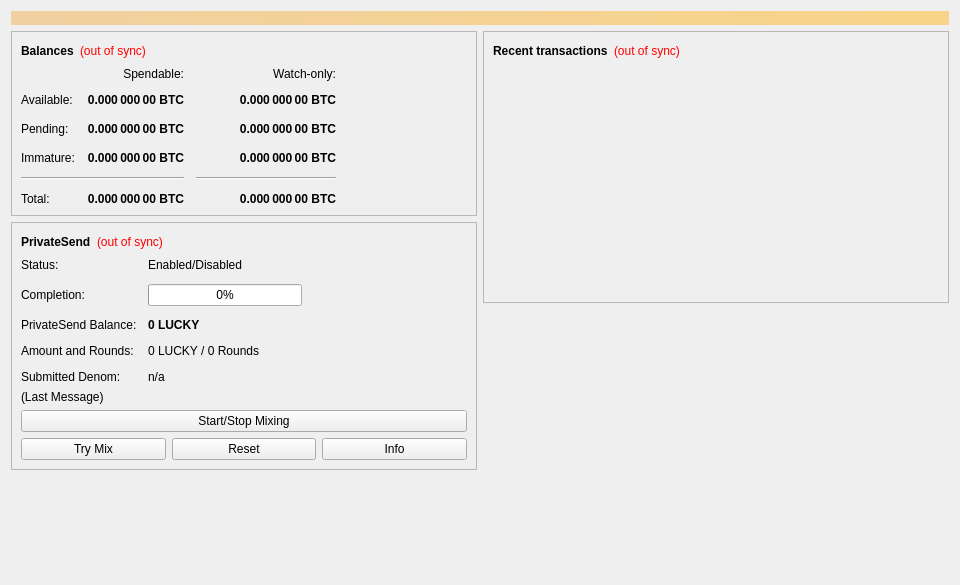
<?xml version="1.0" encoding="UTF-8"?>
<ui version="4.0">
 <class>OverviewPage</class>
 <widget class="QWidget" name="OverviewPage">
  <property name="geometry">
   <rect>
    <x>0</x>
    <y>0</y>
    <width>960</width>
    <height>585</height>
   </rect>
  </property>
  <property name="minimumSize">
   <size>
    <width>960</width>
    <height>0</height>
   </size>
  </property>
  <property name="windowTitle">
   <string>Form</string>
  </property>
  <layout class="QVBoxLayout" name="topLayout">
   <item>
    <widget class="QLabel" name="labelAlerts">
     <property name="visible">
      <bool>false</bool>
     </property>
     <property name="styleSheet">
      <string notr="true">background-color: qlineargradient(x1: 0, y1: 0, x2: 1, y2: 0, stop:0 #F0D0A0, stop:1 #F8D488); color:#000000;</string>
     </property>
     <property name="wordWrap">
      <bool>true</bool>
     </property>
     <property name="margin">
      <number>3</number>
     </property>
    </widget>
   </item>
   <item>
    <layout class="QHBoxLayout" name="horizontalLayout" stretch="1,1">
     <item>
      <layout class="QVBoxLayout" name="verticalLayout_2">
       <item>
        <widget class="QFrame" name="frame">
         <property name="frameShape">
          <enum>QFrame::StyledPanel</enum>
         </property>
         <property name="frameShadow">
          <enum>QFrame::Raised</enum>
         </property>
         <layout class="QVBoxLayout" name="verticalLayout_4">
          <item>
           <layout class="QHBoxLayout" name="horizontalLayout_4">
            <item>
             <widget class="QLabel" name="label_5">
              <property name="font">
               <font>
                <weight>75</weight>
                <bold>true</bold>
               </font>
              </property>
              <property name="text">
               <string>Balances</string>
              </property>
             </widget>
            </item>
            <item>
             <widget class="QLabel" name="labelWalletStatus">
              <property name="toolTip">
               <string>The displayed information may be out of date. Your wallet automatically synchronizes with the LuckyBit network after a connection is established, but this process has not completed yet.</string>
              </property>
              <property name="styleSheet">
               <string notr="true">QLabel { color: red; }</string>
              </property>
              <property name="text">
               <string notr="true">(out of sync)</string>
              </property>
              <property name="alignment">
               <set>Qt::AlignLeading|Qt::AlignLeft|Qt::AlignVCenter</set>
              </property>
             </widget>
            </item>
            <item>
             <spacer name="horizontalSpacer_3">
              <property name="orientation">
               <enum>Qt::Horizontal</enum>
              </property>
              <property name="sizeHint" stdset="0">
               <size>
                <width>40</width>
                <height>20</height>
               </size>
              </property>
             </spacer>
            </item>
           </layout>
          </item>
          <item>
           <layout class="QGridLayout" name="gridLayout">
            <property name="spacing">
             <number>12</number>
            </property>
            <item row="2" column="2">
             <widget class="QLabel" name="labelWatchPending">
              <property name="font">
               <font>
                <weight>75</weight>
                <bold>true</bold>
               </font>
              </property>
              <property name="cursor">
               <cursorShape>IBeamCursor</cursorShape>
              </property>
              <property name="toolTip">
               <string>Unconfirmed transactions to watch-only addresses</string>
              </property>
              <property name="text">
               <string notr="true">0.000 000 00 BTC</string>
              </property>
              <property name="alignment">
               <set>Qt::AlignRight|Qt::AlignTrailing|Qt::AlignVCenter</set>
              </property>
              <property name="textInteractionFlags">
               <set>Qt::LinksAccessibleByMouse|Qt::TextSelectableByKeyboard|Qt::TextSelectableByMouse</set>
              </property>
             </widget>
            </item>
            <item row="2" column="1">
             <widget class="QLabel" name="labelUnconfirmed">
              <property name="font">
               <font>
                <weight>75</weight>
                <bold>true</bold>
               </font>
              </property>
              <property name="cursor">
               <cursorShape>IBeamCursor</cursorShape>
              </property>
              <property name="toolTip">
               <string>Total of transactions that have yet to be confirmed, and do not yet count toward the spendable balance</string>
              </property>
              <property name="text">
               <string notr="true">0.000 000 00 BTC</string>
              </property>
              <property name="alignment">
               <set>Qt::AlignRight|Qt::AlignTrailing|Qt::AlignVCenter</set>
              </property>
              <property name="textInteractionFlags">
               <set>Qt::LinksAccessibleByMouse|Qt::TextSelectableByKeyboard|Qt::TextSelectableByMouse</set>
              </property>
             </widget>
            </item>
            <item row="3" column="2">
             <widget class="QLabel" name="labelWatchImmature">
              <property name="font">
               <font>
                <weight>75</weight>
                <bold>true</bold>
               </font>
              </property>
              <property name="cursor">
               <cursorShape>IBeamCursor</cursorShape>
              </property>
              <property name="toolTip">
               <string>Mined balance in watch-only addresses that has not yet matured</string>
              </property>
              <property name="text">
               <string notr="true">0.000 000 00 BTC</string>
              </property>
              <property name="alignment">
               <set>Qt::AlignRight|Qt::AlignTrailing|Qt::AlignVCenter</set>
              </property>
              <property name="textInteractionFlags">
               <set>Qt::LinksAccessibleByMouse|Qt::TextSelectableByKeyboard|Qt::TextSelectableByMouse</set>
              </property>
             </widget>
            </item>
            <item row="4" column="0" colspan="2">
             <widget class="Line" name="lineSpendableBalance">
              <property name="orientation">
               <enum>Qt::Horizontal</enum>
              </property>
             </widget>
            </item>
            <item row="4" column="2">
             <widget class="Line" name="lineWatchBalance">
              <property name="sizePolicy">
               <sizepolicy hsizetype="Preferred" vsizetype="Fixed">
                <horstretch>0</horstretch>
                <verstretch>0</verstretch>
               </sizepolicy>
              </property>
              <property name="minimumSize">
               <size>
                <width>140</width>
                <height>0</height>
               </size>
              </property>
              <property name="orientation">
               <enum>Qt::Horizontal</enum>
              </property>
             </widget>
            </item>
            <item row="5" column="0">
             <widget class="QLabel" name="labelTotalText">
              <property name="text">
               <string>Total:</string>
              </property>
             </widget>
            </item>
            <item row="3" column="1">
             <widget class="QLabel" name="labelImmature">
              <property name="font">
               <font>
                <weight>75</weight>
                <bold>true</bold>
               </font>
              </property>
              <property name="cursor">
               <cursorShape>IBeamCursor</cursorShape>
              </property>
              <property name="toolTip">
               <string>Mined balance that has not yet matured</string>
              </property>
              <property name="text">
               <string notr="true">0.000 000 00 BTC</string>
              </property>
              <property name="alignment">
               <set>Qt::AlignRight|Qt::AlignTrailing|Qt::AlignVCenter</set>
              </property>
              <property name="textInteractionFlags">
               <set>Qt::LinksAccessibleByMouse|Qt::TextSelectableByKeyboard|Qt::TextSelectableByMouse</set>
              </property>
             </widget>
            </item>
            <item row="2" column="3">
             <spacer name="horizontalSpacer_2">
              <property name="orientation">
               <enum>Qt::Horizontal</enum>
              </property>
              <property name="sizeHint" stdset="0">
               <size>
                <width>40</width>
                <height>20</height>
               </size>
              </property>
             </spacer>
            </item>
            <item row="3" column="0">
             <widget class="QLabel" name="labelImmatureText">
              <property name="text">
               <string>Immature:</string>
              </property>
             </widget>
            </item>
            <item row="5" column="1">
             <widget class="QLabel" name="labelTotal">
              <property name="font">
               <font>
                <weight>75</weight>
                <bold>true</bold>
               </font>
              </property>
              <property name="cursor">
               <cursorShape>IBeamCursor</cursorShape>
              </property>
              <property name="toolTip">
               <string>Your current total balance</string>
              </property>
              <property name="text">
               <string notr="true">0.000 000 00 BTC</string>
              </property>
              <property name="alignment">
               <set>Qt::AlignRight|Qt::AlignTrailing|Qt::AlignVCenter</set>
              </property>
              <property name="textInteractionFlags">
               <set>Qt::LinksAccessibleByMouse|Qt::TextSelectableByKeyboard|Qt::TextSelectableByMouse</set>
              </property>
             </widget>
            </item>
            <item row="5" column="2">
             <widget class="QLabel" name="labelWatchTotal">
              <property name="font">
               <font>
                <weight>75</weight>
                <bold>true</bold>
               </font>
              </property>
              <property name="cursor">
               <cursorShape>IBeamCursor</cursorShape>
              </property>
              <property name="toolTip">
               <string>Current total balance in watch-only addresses</string>
              </property>
              <property name="text">
               <string notr="true">0.000 000 00 BTC</string>
              </property>
              <property name="alignment">
               <set>Qt::AlignRight|Qt::AlignTrailing|Qt::AlignVCenter</set>
              </property>
              <property name="textInteractionFlags">
               <set>Qt::LinksAccessibleByMouse|Qt::TextSelectableByKeyboard|Qt::TextSelectableByMouse</set>
              </property>
             </widget>
            </item>
            <item row="0" column="2">
             <widget class="QLabel" name="labelWatchonly">
              <property name="text">
               <string>Watch-only:</string>
              </property>
              <property name="alignment">
               <set>Qt::AlignRight|Qt::AlignTrailing|Qt::AlignVCenter</set>
              </property>
             </widget>
            </item>
            <item row="1" column="0">
             <widget class="QLabel" name="labelBalanceText">
              <property name="text">
               <string>Available:</string>
              </property>
             </widget>
            </item>
            <item row="1" column="1">
             <widget class="QLabel" name="labelBalance">
              <property name="font">
               <font>
                <weight>75</weight>
                <bold>true</bold>
               </font>
              </property>
              <property name="cursor">
               <cursorShape>IBeamCursor</cursorShape>
              </property>
              <property name="toolTip">
               <string>Your current spendable balance</string>
              </property>
              <property name="text">
               <string notr="true">0.000 000 00 BTC</string>
              </property>
              <property name="alignment">
               <set>Qt::AlignRight|Qt::AlignTrailing|Qt::AlignVCenter</set>
              </property>
              <property name="textInteractionFlags">
               <set>Qt::LinksAccessibleByMouse|Qt::TextSelectableByKeyboard|Qt::TextSelectableByMouse</set>
              </property>
             </widget>
            </item>
            <item row="1" column="2">
             <widget class="QLabel" name="labelWatchAvailable">
              <property name="font">
               <font>
                <weight>75</weight>
                <bold>true</bold>
               </font>
              </property>
              <property name="cursor">
               <cursorShape>IBeamCursor</cursorShape>
              </property>
              <property name="toolTip">
               <string>Your current balance in watch-only addresses</string>
              </property>
              <property name="text">
               <string notr="true">0.000 000 00 BTC</string>
              </property>
              <property name="alignment">
               <set>Qt::AlignRight|Qt::AlignTrailing|Qt::AlignVCenter</set>
              </property>
              <property name="textInteractionFlags">
               <set>Qt::LinksAccessibleByMouse|Qt::TextSelectableByKeyboard|Qt::TextSelectableByMouse</set>
              </property>
             </widget>
            </item>
            <item row="2" column="0">
             <widget class="QLabel" name="labelPendingText">
              <property name="text">
               <string>Pending:</string>
              </property>
             </widget>
            </item>
            <item row="0" column="1">
             <widget class="QLabel" name="labelSpendable">
              <property name="text">
               <string>Spendable:</string>
              </property>
              <property name="alignment">
               <set>Qt::AlignRight|Qt::AlignTrailing|Qt::AlignVCenter</set>
              </property>
             </widget>
            </item>
           </layout>
          </item>
         </layout>
        </widget>
       </item>
       <item>
        <widget class="QFrame" name="framePrivateSend">
         <property name="layoutDirection">
          <enum>Qt::LeftToRight</enum>
         </property>
         <property name="frameShape">
          <enum>QFrame::StyledPanel</enum>
         </property>
         <property name="frameShadow">
          <enum>QFrame::Raised</enum>
         </property>
         <layout class="QVBoxLayout" name="VerticalLayout_PS1">
          <item>
           <layout class="QHBoxLayout" name="horizontalLayout_5">
            <item>
             <widget class="QLabel" name="labelPrivateSendHeader">
              <property name="font">
               <font>
                <weight>75</weight>
                <bold>true</bold>
               </font>
              </property>
              <property name="text">
               <string>PrivateSend</string>
              </property>
             </widget>
            </item>
            <item>
             <widget class="QLabel" name="labelPrivateSendSyncStatus">
              <property name="toolTip">
               <string>The displayed information may be out of date. Your wallet automatically synchronizes with the LuckyBit network after a connection is established, but this process has not completed yet.</string>
              </property>
              <property name="styleSheet">
               <string notr="true">QLabel { color: red; }</string>
              </property>
              <property name="text">
               <string notr="true">(out of sync)</string>
              </property>
              <property name="alignment">
               <set>Qt::AlignLeading|Qt::AlignLeft|Qt::AlignVCenter</set>
              </property>
             </widget>
            </item>
            <item>
             <spacer name="horizontalSpacer_4">
              <property name="orientation">
               <enum>Qt::Horizontal</enum>
              </property>
              <property name="sizeHint" stdset="0">
               <size>
                <width>40</width>
                <height>20</height>
               </size>
              </property>
             </spacer>
            </item>
           </layout>
          </item>
          <item>
           <layout class="QFormLayout" name="privateSendFormLayout">
            <property name="fieldGrowthPolicy">
             <enum>QFormLayout::AllNonFixedFieldsGrow</enum>
            </property>
            <property name="horizontalSpacing">
             <number>11</number>
            </property>
            <property name="verticalSpacing">
             <number>12</number>
            </property>
            <item row="0" column="0">
             <widget class="QLabel" name="labelPrivateSendEnabledText">
              <property name="text">
               <string>Status:</string>
              </property>
             </widget>
            </item>
            <item row="0" column="1">
             <widget class="QLabel" name="labelPrivateSendEnabled">
              <property name="text">
               <string>Enabled/Disabled</string>
              </property>
             </widget>
            </item>
            <item row="1" column="0">
             <widget class="QLabel" name="labelCompletitionText">
              <property name="text">
               <string>Completion:</string>
              </property>
             </widget>
            </item>
            <item row="1" column="1">
             <widget class="QProgressBar" name="privateSendProgress">
              <property name="maximumSize">
               <size>
                <width>154</width>
                <height>16777215</height>
               </size>
              </property>
              <property name="value">
               <number>0</number>
              </property>
             </widget>
            </item>
            <item row="2" column="0">
             <widget class="QLabel" name="labelAnonymizedText">
              <property name="text">
               <string>PrivateSend Balance:</string>
              </property>
             </widget>
            </item>
            <item row="2" column="1">
             <widget class="QLabel" name="labelAnonymized">
              <property name="font">
               <font>
                <weight>75</weight>
                <bold>true</bold>
               </font>
              </property>
              <property name="text">
               <string notr="true">0 LUCKY</string>
              </property>
             </widget>
            </item>
            <item row="3" column="0">
             <widget class="QLabel" name="labelAmountAndRoundsText">
              <property name="text">
               <string>Amount and Rounds:</string>
              </property>
             </widget>
            </item>
            <item row="3" column="1">
             <widget class="QLabel" name="labelAmountRounds">
              <property name="text">
               <string>0 LUCKY / 0 Rounds</string>
              </property>
             </widget>
            </item>
            <item row="4" column="0">
             <widget class="QLabel" name="labelSubmittedDenomText">
              <property name="text">
               <string>Submitted Denom:</string>
              </property>
             </widget>
            </item>
            <item row="4" column="1">
             <widget class="QLabel" name="labelSubmittedDenom">
              <property name="toolTip">
               <string>The denominations you submitted to the Masternode.&lt;br&gt;To mix, other users must submit the exact same denominations.</string>
              </property>
              <property name="text">
               <string>n/a</string>
              </property>
             </widget>
            </item>
           </layout>
          </item>
          <item>
           <layout class="QVBoxLayout" name="VerticalLayout_PS">
            <item>
             <widget class="QLabel" name="labelPrivateSendLastMessage">
              <property name="text">
               <string>(Last Message)</string>
              </property>
              <property name="alignment">
               <set>Qt::AlignLeading|Qt::AlignLeft|Qt::AlignTop</set>
              </property>
              <property name="wordWrap">
               <bool>true</bool>
              </property>
             </widget>
            </item>
            <item>
             <widget class="QPushButton" name="togglePrivateSend">
              <property name="sizePolicy">
               <sizepolicy hsizetype="MinimumExpanding" vsizetype="Fixed">
                <horstretch>0</horstretch>
                <verstretch>0</verstretch>
               </sizepolicy>
              </property>
              <property name="text">
               <string>Start/Stop Mixing</string>
              </property>
             </widget>
            </item>
            <item>
             <layout class="QHBoxLayout" name="horizontalLayout_debugbuttons">
              <item>
               <widget class="QPushButton" name="privateSendAuto">
                <property name="sizePolicy">
                 <sizepolicy hsizetype="MinimumExpanding" vsizetype="Fixed">
                  <horstretch>0</horstretch>
                  <verstretch>0</verstretch>
                 </sizepolicy>
                </property>
                <property name="toolTip">
                 <string>Try to manually submit a PrivateSend request.</string>
                </property>
                <property name="text">
                 <string>Try Mix</string>
                </property>
               </widget>
              </item>
              <item>
               <widget class="QPushButton" name="privateSendReset">
                <property name="sizePolicy">
                 <sizepolicy hsizetype="MinimumExpanding" vsizetype="Fixed">
                  <horstretch>0</horstretch>
                  <verstretch>0</verstretch>
                 </sizepolicy>
                </property>
                <property name="toolTip">
                 <string>Reset the current status of PrivateSend (can interrupt PrivateSend if it's in the process of Mixing, which can cost you money!)</string>
                </property>
                <property name="autoFillBackground">
                 <bool>false</bool>
                </property>
                <property name="text">
                 <string>Reset</string>
                </property>
               </widget>
              </item>
              <item>
               <widget class="QPushButton" name="privateSendInfo">
                <property name="sizePolicy">
                 <sizepolicy hsizetype="MinimumExpanding" vsizetype="Fixed">
                  <horstretch>0</horstretch>
                  <verstretch>0</verstretch>
                 </sizepolicy>
                </property>
                <property name="toolTip">
                 <string>Information about PrivateSend and Mixing</string>
                </property>
                <property name="text">
                 <string>Info</string>
                </property>
               </widget>
              </item>
             </layout>
            </item>
           </layout>
          </item>
         </layout>
        </widget>
       </item>
       <item>
        <spacer name="verticalSpacer">
         <property name="orientation">
          <enum>Qt::Vertical</enum>
         </property>
         <property name="sizeHint" stdset="0">
          <size>
           <width>20</width>
           <height>40</height>
          </size>
         </property>
        </spacer>
       </item>
      </layout>
     </item>
     <item>
      <layout class="QVBoxLayout" name="verticalLayout_3">
       <item>
        <widget class="QFrame" name="frame_2">
         <property name="frameShape">
          <enum>QFrame::StyledPanel</enum>
         </property>
         <property name="frameShadow">
          <enum>QFrame::Raised</enum>
         </property>
         <layout class="QVBoxLayout" name="verticalLayout">
          <item>
           <layout class="QHBoxLayout" name="horizontalLayout_2">
            <item>
             <widget class="QLabel" name="label_4">
              <property name="font">
               <font>
                <weight>75</weight>
                <bold>true</bold>
               </font>
              </property>
              <property name="text">
               <string>Recent transactions</string>
              </property>
             </widget>
            </item>
            <item>
             <widget class="QLabel" name="labelTransactionsStatus">
              <property name="toolTip">
               <string>The displayed information may be out of date. Your wallet automatically synchronizes with the LuckyBit network after a connection is established, but this process has not completed yet.</string>
              </property>
              <property name="styleSheet">
               <string notr="true">QLabel { color: red; }</string>
              </property>
              <property name="text">
               <string notr="true">(out of sync)</string>
              </property>
              <property name="alignment">
               <set>Qt::AlignLeading|Qt::AlignLeft|Qt::AlignVCenter</set>
              </property>
             </widget>
            </item>
            <item>
             <spacer name="horizontalSpacer">
              <property name="orientation">
               <enum>Qt::Horizontal</enum>
              </property>
              <property name="sizeHint" stdset="0">
               <size>
                <width>40</width>
                <height>20</height>
               </size>
              </property>
             </spacer>
            </item>
           </layout>
          </item>
          <item>
           <widget class="QListView" name="listTransactions">
            <property name="styleSheet">
             <string notr="true">QListView { background: transparent; }</string>
            </property>
            <property name="frameShape">
             <enum>QFrame::NoFrame</enum>
            </property>
            <property name="verticalScrollBarPolicy">
             <enum>Qt::ScrollBarAlwaysOff</enum>
            </property>
            <property name="horizontalScrollBarPolicy">
             <enum>Qt::ScrollBarAlwaysOff</enum>
            </property>
            <property name="selectionMode">
             <enum>QAbstractItemView::NoSelection</enum>
            </property>
           </widget>
          </item>
         </layout>
        </widget>
       </item>
       <item>
        <spacer name="verticalSpacer_2">
         <property name="orientation">
          <enum>Qt::Vertical</enum>
         </property>
         <property name="sizeHint" stdset="0">
          <size>
           <width>20</width>
           <height>40</height>
          </size>
         </property>
        </spacer>
       </item>
      </layout>
     </item>
    </layout>
   </item>
  </layout>
 </widget>
 <resources/>
 <connections/>
</ui>
